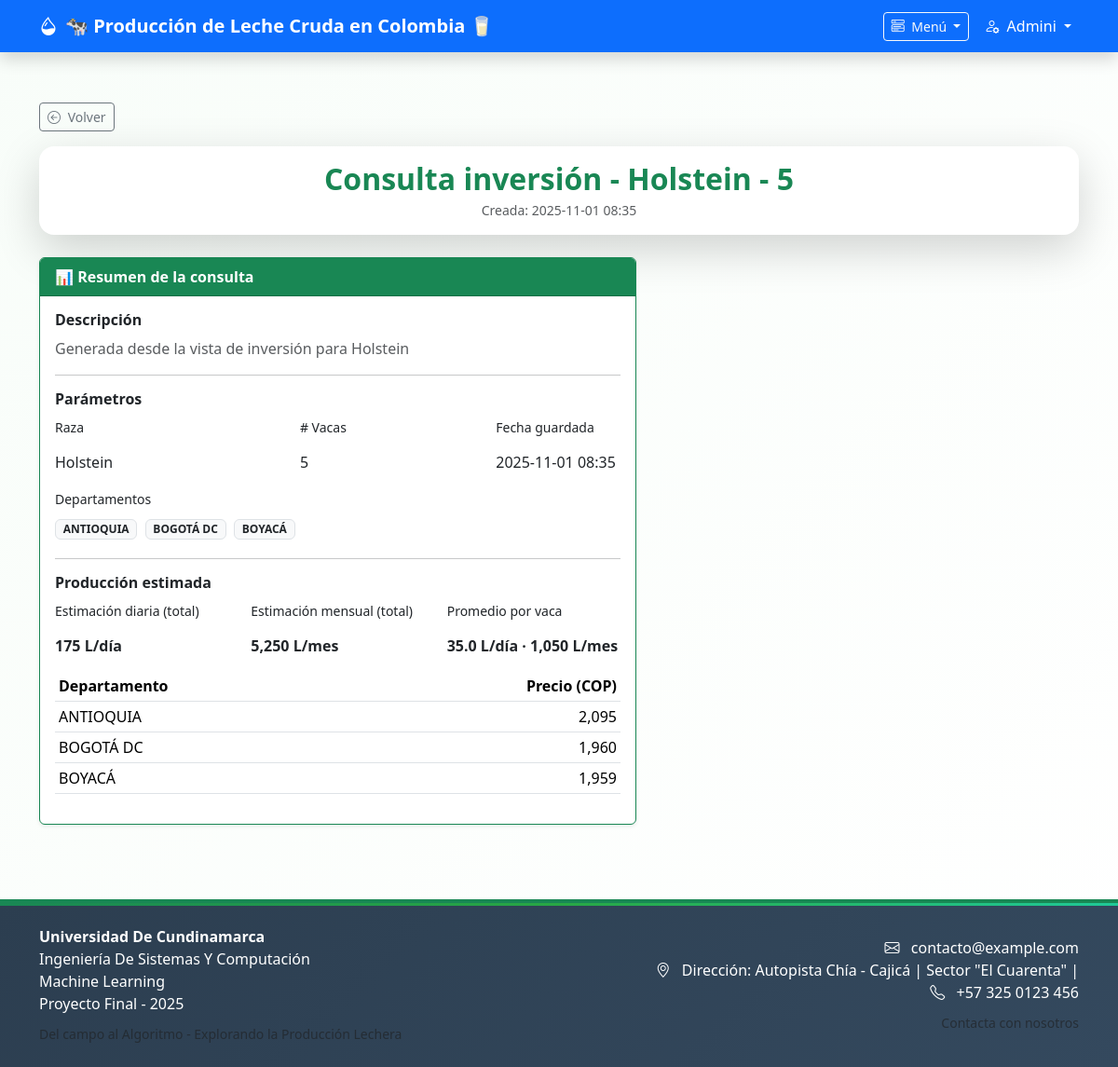
/mis-consultas/4 (signed in), run on the app's committed database.
### models.py (models this page shows, shortened)
class User(db.Model, UserMixin):
    __tablename__ = 'blog_user'
    """Modelo de usuario.

    Campos principales: id, name, email, password, is_admin.
    Métodos: set_password, check_password, save, y selectores estáticos.
    """
    id = db.Column(db.Integer, primary_key=True)
    name = db.Column(db.String(80), nullable=False)
    email = db.Column(db.String(256), unique=True, nullable=False)
    password = db.Column(db.String(128), nullable=False)
    is_admin = db.Column(db.Boolean, default=False)
    role = db.Column(db.String(20), default='free')
    subscription_expires = db.Column(db.DateTime, nullable=True)
    def set_password(self, password):
        """Hashea y almacena la contraseña provista.

        Nota: utiliza `werkzeug.security.generate_password_hash`.
        """
        self.password = generate_password_hash(password)
    def check_password(self, password):
        """Comprueba que `password` coincida con el hash almacenado.

        Devuelve True si coinciden, False en caso contrario.
        """
        return check_password_hash(self.password, password)
    def save(self):
        """Guarda (insert/commit) el objeto en la base de datos.

        Añade el objeto a la sesión si es nuevo y realiza commit. No
        devuelve valor; si falla lanzará excepción del ORM.
        """
        if not self.id:
            db.session.add(self)
        db.session.commit()

class Consulta(db.Model):
    __tablename__ = 'consultas'
    """Modelo para consultas de inversión guardadas por usuarios.

    `query_text` almacena el JSON de la solicitud y `summary` guarda
    metadatos/estimaciones precalculadas como JSON en texto.
    """
    id = db.Column(db.Integer, primary_key=True)
    user_id = db.Column(db.Integer, db.ForeignKey('blog_user.id'), nullable=False)
    titulo = db.Column(db.String(200), nullable=False)
    descripcion = db.Column(db.Text, nullable=True)
    query_text = db.Column(db.Text, nullable=True)
    summary = db.Column(db.Text, nullable=True)
    created_at = db.Column(db.DateTime, server_default=db.func.now())
    updated_at = db.Column(db.DateTime, server_default=db.func.now(), onupdate=db.func.now())
    user = db.relationship('User', backref=db.backref('consultas', lazy='dynamic'))

### perfil.py (the view)
@perfil_bp.route('/mis-consultas/<int:cid>')
@login_required
def ver_consulta(cid):
    c = Consulta.query.get_or_404(cid)
    if c.user_id != current_user.id:
        flash('No tienes permiso para ver esta consulta.', 'danger')
        return redirect(url_for('perfil.mis_consultas'))
    consulta_data = None
    if c.query_text:
        try:
            consulta_data = json.loads(c.query_text)
        except Exception:
            consulta_data = None
    prod_info = None
    try:
        try:
            from inversion import BREED_STATS
        except Exception:
            BREED_STATS = {}
        if consulta_data:
            raza = (consulta_data.get('raza') or '').strip() if consulta_data.get('raza') else None
            num_vacas = consulta_data.get('num_vacas') or consulta_data.get('numVacas') or None
            try:
                nv = int(num_vacas) if num_vacas is not None else None
            except Exception:
                nv = None
            litros_por_vaca = None
            if raza:
                bkey = next((k for k in BREED_STATS.keys() if str(k).strip().lower() == raza.strip().lower()), None)
                bstats = BREED_STATS.get(bkey) if bkey else BREED_STATS.get(raza) or BREED_STATS.get(raza.strip())
                if bstats:
                    try:
                        litros_por_vaca = float(bstats.get('avg', 0.0))
                    except Exception:
                        litros_por_vaca = None
            if litros_por_vaca and nv:
                litros_diario_total = litros_por_vaca * nv
                litros_mensual_total = litros_diario_total * 30
                litros_por_vaca_mensual = litros_por_vaca * 30
                precios = consulta_data.get('precios_departamentos') or []
                deptos = []
                if isinstance(precios, list):
                    for p in precios:
                        dept = p.get('departamento') or ''
                        precio_val = None
                        try:
                            precio_val = float(p.get('precio')) if p.get('precio') is not None else None
                        except Exception:
                            precio_val = None
                        deptos.append({'departamento': dept, 'precio': precio_val})
                prod_info = {
                    'litros_diario_total': litros_diario_total,
                    'litros_mensual_total': litros_mensual_total,
                    'litros_por_vaca_diario': litros_por_vaca,
                    'litros_por_vaca_mensual': litros_por_vaca_mensual,
                    'por_departamento': deptos
                }
            else:
                prod_info = None
    except Exception:
        prod_info = None
    return render_template('mis_consulta_view.html', consulta=c, consulta_data=consulta_data, prod_info=prod_info)

### app.py (called while the page is built, shortened)
def format_colombia(value, fmt="%Y-%m-%d %H:%M"):
    if not value:
        return ''
    try:
        tz_target = pytz.timezone('America/Bogota')
        if value.tzinfo is None or value.tzinfo.utcoffset(value) is None:
            value = pytz.UTC.localize(value)
        local = value.astimezone(tz_target)
        return local.strftime(fmt)
    except Exception:
        try:
            return value.strftime(fmt)
        except Exception:
            return str(value)

@login_manager.user_loader
def load_user(user_id):
    return User.query.get(int(user_id))

@app.before_request
def session_timeout_handler():
    try:
        if 'usuario' not in session and not current_user.is_authenticated:
            return None
    except Exception:
        return None
    last = session.get('last_activity')
    now_ts = datetime.utcnow().timestamp()
    if last:
        elapsed = now_ts - float(last)
    session['last_activity'] = now_ts
    try:
        if current_user.is_authenticated:
            expires = getattr(current_user, 'subscription_expires', None)
    except Exception:
        pass

### templates/mis_consulta_view.html (shortened to what this page needs)
{% extends "base.html" %}
{% block content %}
<div class="card shadow-lg border-0 mb-4 rounded-4">
  <div class="card-body text-center py-3">
    <h2 class="fw-bold text-success mb-1">{{ consulta.titulo }}</h2>
    <p class="text-muted small mb-0">Creada: {{ consulta.created_at | format_colombia('%Y-%m-%d %H:%M') if consulta.created_at else '' }}</p>
  </div>
</div>
<div class="row">
  <div class="col-md-7">
    <div class="card mb-3 shadow-sm border-success">
      <div class="card-header bg-success text-white fw-bold">📊 Resumen de la consulta</div>
      <div class="card-body">
          <h6 class="fw-semibold">Descripción</h6>
          <p class="text-muted">{{ consulta.descripcion or 'Sin descripción' }}</p>
          <hr>
          <h6 class="fw-semibold">Parámetros</h6>
          <div class="row mb-2">
            <div class="col-md-5">
              <label class="form-label small">Raza</label>
              <div class="form-control-plaintext">{{ (consulta_data and consulta_data.get('raza')) or '—' }}</div>
            </div>
            <div class="col-md-4">
              <label class="form-label small"># Vacas</label>
              <div class="form-control-plaintext">{{ (consulta_data and consulta_data.get('num_vacas')) or '—' }}</div>
            </div>
            <div class="col-md-3">
              <label class="form-label small">Fecha guardada</label>
              <div class="form-control-plaintext">{{ consulta.created_at | format_colombia('%Y-%m-%d %H:%M') if consulta.created_at else '—' }}</div>
            </div>
          </div>
          <label class="form-label small">Departamentos</label>
          <div class="mb-2">
            {% if consulta_data and consulta_data.get('departamentos') %}
              {% for d in consulta_data.get('departamentos') %}
                <span class="badge bg-light text-dark border me-1 mb-1">{{ d }}</span>
              {% endfor %}
            {% else %}
              <p class="text-muted small">No hay departamentos asociados.</p>
            {% endif %}
          </div>
          <hr>
          <h6 class="fw-semibold">Producción estimada</h6>
          {% if prod_info %}
            <div class="mb-2">
              <div class="row">
                <div class="col-md-4">
                  <label class="form-label small">Estimación diaria (total)</label>
                  <div class="form-control-plaintext fw-bold">{{ '{:,.0f}'.format(prod_info.litros_diario_total) }} L/día</div>
                </div>
                <div class="col-md-4">
                  <label class="form-label small">Estimación mensual (total)</label>
                  <div class="form-control-plaintext fw-bold">{{ '{:,.0f}'.format(prod_info.litros_mensual_total) }} L/mes</div>
                </div>
                <div class="col-md-4">
                  <label class="form-label small">Promedio por vaca</label>
                  <div class="form-control-plaintext fw-bold">{{ '{:,.1f}'.format(prod_info.litros_por_vaca_diario) }} L/día · {{ '{:,.0f}'.format(prod_info.litros_por_vaca_mensual) }} L/mes</div>
                </div>
              </div>
            </div>
            {% if prod_info.por_departamento and prod_info.por_departamento|length > 0 %}
              <div class="table-responsive">
                <table class="table table-sm table-hover">
                  <thead><tr><th>Departamento</th><th class="text-end">Precio (COP)</th></tr></thead>
                  <tbody>
                    {% for d in prod_info.por_departamento %}
                      <tr>
                        <td>{{ d.departamento }}</td>
                        <td class="text-end">{% if d.precio %}{{ '{:,.0f}'.format(d.precio) }}{% else %}N/A{% endif %}</td>
                      </tr>
                    {% endfor %}
                  </tbody>
                </table>
              </div>
            {% endif %}
          {% else %}
            <p class="text-muted">No hay datos suficientes para estimar producción (falta raza o número de vacas).</p>
          {% endif %}
        </div>
      </div>
    </div>
  </div>
{% endblock %}

### templates/base.html (shortened to what this page needs)
<!DOCTYPE html>
<html lang="es">
<head>
    <link href="https://cdn.jsdelivr.net/npm/bootstrap@5.3.2/dist/css/bootstrap.min.css" rel="stylesheet">
    <link rel="stylesheet" href="https://cdn.jsdelivr.net/npm/bootstrap-icons/font/bootstrap-icons.css">
    <link rel="stylesheet" href="{{ url_for('static', filename='style.css') }}">
</head>
<body style="padding-top: 70px;">
    <nav class="navbar navbar-expand-lg navbar-dark bg-primary fixed-top shadow">
        <div class="container">
            <a class="navbar-brand navbar-brand-custom" href="{{ url_for('inicio') }}" data-bs-toggle="tooltip" data-bs-title="Página de inicio">
                <i class="bi bi-droplet-half me-2"></i>🐄 <strong>Producción de Leche Cruda en Colombia</strong> 🥛
            </a>
            <div class="collapse navbar-collapse" id="navbarNav">
                <div class="navbar-nav ms-auto d-flex align-items-center">
                    <div class="nav-item dropdown me-2">
                        <a class="btn btn-outline-light btn-sm dropdown-toggle" href="#" role="button" data-bs-toggle="dropdown" aria-expanded="false">
                            <i class="bi bi-menu-button-wide me-1"></i> Menú
                        </a>
                    </div>
                    {% if 'usuario' in session %}
                        <div class="nav-item dropdown">
                            <a class="nav-link dropdown-toggle text-white" href="#" role="button" data-bs-toggle="dropdown" data-bs-title="Menú de usuario">
                                <i class="bi bi-person-gear me-1"></i> {{ session['usuario'] }}
                            </a>
                        </div>
                    {% endif %}
                </div>
            </div>
        </div>
    </nav>
    <main class="container mt-4 py-3">
        {% if request.path != url_for('inicio') %}
            <div class="mb-3">
                <button type="button" id="btn-volver" class="btn btn-outline-secondary btn-sm">
                    <i class="bi bi-arrow-left-circle me-1"></i> Volver
                </button>
            </div>
        {% endif %}
        {% block content %}{% endblock %}
    </main>
    <footer class="bg-dark text-white py-4 mt-5">
        <div class="container">
            <div class="row align-items-center">
                <div class="col-md-6">
                    <ul class="list-unstyled mb-2">
                        <li><strong>Universidad De Cundinamarca</strong></li>
                        <li>Ingeniería De Sistemas Y Computación</li>
                        <li>Machine Learning</li>
                        <li>Proyecto Final - 2025</li>
                    </ul>
                    <small class="text-muted">Del campo al Algoritmo - Explorando la Producción Lechera</small>
                </div>
                <div class="col-md-6 text-md-end">
                    <ul class="list-unstyled mb-2">
                        <li>
                            <i class="bi bi-envelope me-2"></i>
                            <a href="mailto:contacto@example.com" class="text-white text-decoration-none">
                                contacto@example.com
                            </a>
                        </li>
                        <li>
                            <i class="bi bi-geo-alt me-2"></i>
                            Dirección: Autopista Chía - Cajicá | Sector "El Cuarenta" |
                        </li>
                        <li>
                            <i class="bi bi-telephone me-2"></i>
                            <a href="tel:+573250123456" class="text-white text-decoration-none">
                                +57 325 0123 456
                            </a>
                        </li>
                    </ul>
                    <small class="text-muted">Contacta con nosotros</small>
                </div>
            </div>
        </div>
    </footer>
</body>
</html>

### static/style.css (style rules this page uses)
:root { --verde-principal: #10684b; --verde-secundario: #198754; --verde-claro: #e6f4ea; --verde-pastel: #e9f5ee; --sombra-verde: rgba(16, 104, 75, 0.1); --gris-texto: #444444; }
body { font-family: 'Segoe UI', system-ui, -apple-system, sans-serif; background: linear-gradient(135deg, #f8fdf9 0%, #ffffff 100%); min-height: 100vh; }
footer { border-top: 4px solid var(--verde-secundario); background: linear-gradient(135deg, #2c3e50 0%, #34495e 100%); position: relative; }
footer::before { content: ""; position: absolute; top: 0; left: 0; right: 0; height: 3px; background: linear-gradient(90deg, var(--verde-secundario), #28a745, #20c997); }

### data on the page
User: usuario "Admini"
Consulta: titulo "Consulta inversión - Holstein - 5", created_at "2025-11-01 08:35", descripcion "Generada desde la vista de inversión para Holstein"

### other printed values
{{ (consulta_data and consulta_data.get('raza')) or '—' }} "Holstein"
{{ (consulta_data and consulta_data.get('num_vacas')) or '—' }} "5"
{{ d }} "ANTIOQUIA" "BOGOTÁ DC" "BOYACÁ"
{{ '{:,.0f}'.format(prod_info.litros_diario_total) }} "175"
{{ '{:,.0f}'.format(prod_info.litros_mensual_total) }} "5,250"
{{ '{:,.1f}'.format(prod_info.litros_por_vaca_diario) }} "35.0"
{{ '{:,.0f}'.format(prod_info.litros_por_vaca_mensual) }} "1,050"
{{ d.departamento }} "ANTIOQUIA" "BOGOTÁ DC" "BOYACÁ"
{{ '{:,.0f}'.format(d.precio) }} "2,095" "1,960" "1,959"
